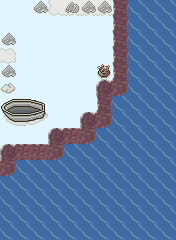

This is a level from a 2D game, rendered from its Tiled map with the project's own tilesets. A one-line summary and the map file follow, with tile-layer data summarised:
An orthogonal 11x15 tile map with 16x16 px tiles, 2 tile layers (Tile Layer 1, Tile Layer 2), 4 tilesets and 3 objects (2x Door).

<map version="1.9" tiledversion="1.9.0" orientation="orthogonal" renderorder="right-down" width="11" height="15" tilewidth="16" tileheight="16" infinite="0" backgroundcolor="#e1f5fe" nextlayerid="11" nextobjectid="56">
 <properties>
  <property name="map-name" value="Route 5" />
  <property name="music" value="route-2" />
 </properties>
 <tileset firstgid="1" source="../tilesets/outdoor-1.tsx" />
 <tileset firstgid="129" source="../tilesets/monsters.tsx" />
 <tileset firstgid="204" source="../tilesets/npc_common.tsx" />
 <tileset firstgid="256" source="../tilesets/outdoor-2.tsx" />
 <layer id="1" name="Tile Layer 1" width="11" height="15">
  <data>[165 cells, 126 non-empty, 17 distinct tile ids]</data>
 </layer>
 <objectgroup id="9" name="npc" />
 <layer id="6" name="Tile Layer 2" width="11" height="15">
  <data>[165 cells, 3 non-empty, 2 distinct tile ids]</data>
 </layer>
 <objectgroup id="8" name="items">
  <object id="55" gid="310" x="16" y="32" width="16" height="16">
   <properties>
    <property name="action" value="(dialog '((&quot;Nope, there's only trash here.&quot;)))" />
   </properties>
  </object>
 </objectgroup>
 <objectgroup id="10" name="spawn points">
  <object id="51" class="Door" x="0" y="48" width="16" height="16">
   <properties>
    <property name="orientation" type="int" value="2" />
    <property name="roomId" value="40" />
   </properties>
  </object>
  <object id="54" class="Door" x="48" y="0" width="16" height="16">
   <properties>
    <property name="mainDoor" type="bool" value="true" />
    <property name="roomId" value="43" />
   </properties>
  </object>
 </objectgroup>
</map>
